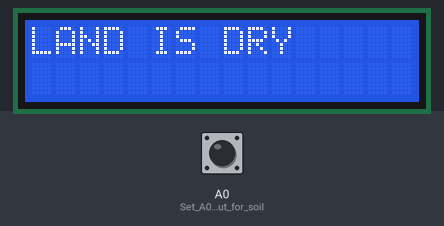
Simulated run of this sketch. Board: Arduino Uno, built with avr-gcc and run on an emulated ATmega328P. Shown: 16×2 character LCD. Inputs (shaded band) come from the test bench; at power-on: A0 (Set_A0_as_input_for_soil) LOW. What the sketch prints to the serial monitor is not drawn.

Above: at 1.2 s.
1.3 s: A0 (Set_A0_as_input_for_soil) pulled HIGH for 2.55 s
At 3.9 s:
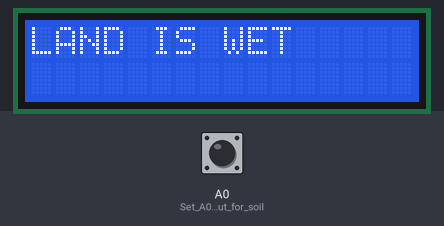
Timing chart, 0 to 5.4 s (numbered marks = the images above; inputs shaded):
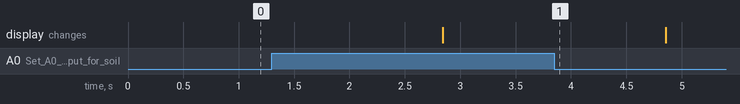

The sketch:

soil_sensor.ino
```cpp
#include <LiquidCrystal_I2C.h>  // Include LCD library

LiquidCrystal_I2C lcd(0x27, 16, 2); // LCD I2C address (adjust if necessary)
int soil = 0;  // Declare soil moisture variable
int k = 0;  // Dry count

void setup() {
    lcd.init();
    lcd.backlight();
    pinMode(A0, INPUT);  // Set A0 as input for soil sensor
    Serial.begin(9600);  // Initialize Serial for debugging
}

void loop() {
    soil = digitalRead(A0); // Read soil sensor value

    lcd.clear(); // Clear LCD before updating

    if (soil == 1) {
        lcd.setCursor(0, 0);
        lcd.print("LAND IS WET");  // Display "LAND IS WET"
    } else {
        lcd.setCursor(0, 0);
        lcd.print("LAND IS DRY");  // Display "LAND IS DRY"
        k++; // Increment dry count

        if (k <= 2) {
            sendSMS("+1234567890", "LAND IS DRY");  // Replace with actual number
            delay(750); // Delay for 750ms
        }
    }

    delay(2000); // Wait before next reading
}


// Function to send SMS (Replace with actual GSM module function)
void sendSMS(const char* number, const char* message) {
    Serial.print("Sending SMS to ");
    Serial.print(number);
    Serial.print(": ");
    Serial.println(message);
}
```

Measured:
- after the input at 1.3 s, the display: changes after 1.5 s (image 1)
